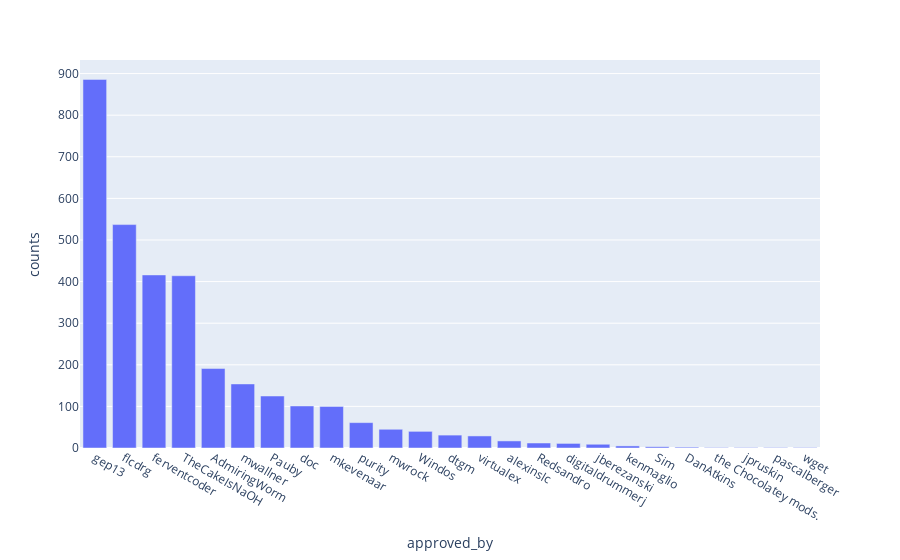

Source (notebook cell):
### Code cell
df_freq = df.groupby('approved_by').size().reset_index(name='counts').sort_values('counts', ascending=False)
df_freq['approved_by'] = df_freq['approved_by'].apply(lambda x: x[:20])
print(df_freq)
df_freq = df_freq.iloc[1:]
print(df_freq)
px.bar(df_freq, x = "approved_by", y="counts")

### Figure 1 — Plotly figure (JSON) as saved in the notebook; plotly's stock layout.template omitted (floating-point values rounded to 4 significant figures)
{"data": [{"alignmentgroup": "True", "hovertemplate": "approved_by=%{x}<br>counts=%{y}<extra></extra>", "legendgroup": "", "marker": {"color": "#636efa", "pattern": {"shape": ""}}, "name": "", "offsetgroup": "", "orientation": "v", "showlegend": false, "textposition": "auto", "type": "bar", "x": ["gep13", "flcdrg", "ferventcoder", "TheCakeIsNaOH", "AdmiringWorm", "mwallner", "Pauby", "doc", "mkevenaar", "purity", "mwrock", "Windos", "dtgm", "virtualex", "alexinslc", "Redsandro", "digitaldrummerj", "jberezanski", "kenmaglio", "Sim", "DanAtkins", "the Chocolatey mods.", "jpruskin", "pascalberger", "wget"], "xaxis": "x", "y": [886, 537, 416, 414, 191, 154, 125, 101, 100, 61, 45, 40, 31, 29, 17, 12, 11, 9, 5, 3, 2, 1, 1, 1, 1], "yaxis": "y"}], "layout": {"barmode": "relative", "legend": {"tracegroupgap": 0}, "margin": {"t": 60}, "xaxis": {"anchor": "y", "domain": [0, 1], "title": {"text": "approved_by"}}, "yaxis": {"anchor": "x", "domain": [0, 1], "title": {"text": "counts"}}}}
